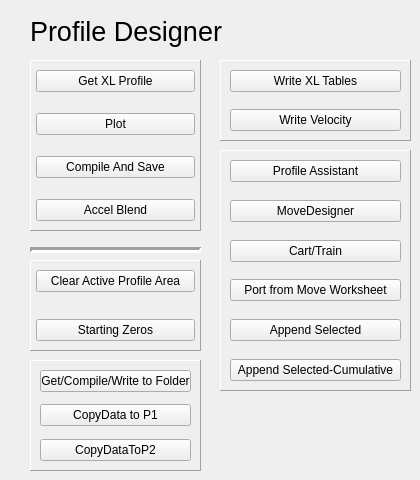
    <widget class="QWidget" name="tab">
     <property name="autoFillBackground">
      <bool>false</bool>
     </property>
     <attribute name="title">
      <string>Profile</string>
     </attribute>
     <widget class="QFrame" name="verticalFrame">
      <property name="geometry">
       <rect>
        <x>30</x>
        <y>60</y>
        <width>171</width>
        <height>171</height>
       </rect>
      </property>
      <property name="frameShape">
       <enum>QFrame::Panel</enum>
      </property>
      <property name="frameShadow">
       <enum>QFrame::Raised</enum>
      </property>
      <property name="midLineWidth">
       <number>1</number>
      </property>
      <layout class="QVBoxLayout" name="verticalLayout">
       <property name="sizeConstraint">
        <enum>QLayout::SetNoConstraint</enum>
       </property>
       <property name="leftMargin">
        <number>5</number>
       </property>
       <property name="rightMargin">
        <number>5</number>
       </property>
       <item>
        <widget class="QPushButton" name="pushButton">
         <property name="toolTip">
          <string extracomment="Gets data from TimingSpace Excel file and calculates motion profile">Gets data from TimingSpace Excel file and calculates motion profile</string>
         </property>
         <property name="text">
          <string>Get XL Profile</string>
         </property>
        </widget>
       </item>
       <item>
        <spacer name="verticalSpacer">
         <property name="orientation">
          <enum>Qt::Vertical</enum>
         </property>
         <property name="sizeHint" stdset="0">
          <size>
           <width>20</width>
           <height>40</height>
          </size>
         </property>
        </spacer>
       </item>
       <item>
        <widget class="QPushButton" name="pushButton_2">
         <property name="toolTip">
          <string>Plots Displacement, Velocity and Acceleration for current profile</string>
         </property>
         <property name="text">
          <string>Plot</string>
         </property>
        </widget>
       </item>
       <item>
        <spacer name="verticalSpacer_2">
         <property name="orientation">
          <enum>Qt::Vertical</enum>
         </property>
         <property name="sizeHint" stdset="0">
          <size>
           <width>20</width>
           <height>40</height>
          </size>
         </property>
        </spacer>
       </item>
       <item>
        <widget class="QPushButton" name="pushButton_3">
         <property name="toolTip">
          <string>Save current profiles to database</string>
         </property>
         <property name="text">
          <string>Compile And Save</string>
         </property>
        </widget>
       </item>
       <item>
        <spacer name="verticalSpacer_7">
         <property name="orientation">
          <enum>Qt::Vertical</enum>
         </property>
         <property name="sizeHint" stdset="0">
          <size>
           <width>20</width>
           <height>40</height>
          </size>
         </property>
        </spacer>
       </item>
       <item>
        <widget class="QPushButton" name="pushButton_12">
         <property name="toolTip">
          <string>Eliminate Acceleration 'Cleavage' across a Node</string>
         </property>
         <property name="text">
          <string>Accel Blend</string>
         </property>
        </widget>
       </item>
      </layout>
     </widget>
     <widget class="QLabel" name="label">
      <property name="geometry">
       <rect>
        <x>30</x>
        <y>11</y>
        <width>381</width>
        <height>41</height>
       </rect>
      </property>
      <property name="font">
       <font>
        <pointsize>20</pointsize>
       </font>
      </property>
      <property name="text">
       <string>Profile Designer</string>
      </property>
     </widget>
     <widget class="QFrame" name="verticalFrame_2">
      <property name="geometry">
       <rect>
        <x>30</x>
        <y>260</y>
        <width>171</width>
        <height>91</height>
       </rect>
      </property>
      <property name="frameShape">
       <enum>QFrame::Panel</enum>
      </property>
      <property name="frameShadow">
       <enum>QFrame::Raised</enum>
      </property>
      <layout class="QVBoxLayout" name="verticalLayout_2">
       <property name="leftMargin">
        <number>5</number>
       </property>
       <property name="rightMargin">
        <number>5</number>
       </property>
       <item>
        <widget class="QPushButton" name="pushButton_4">
         <property name="toolTip">
          <string>Clear data from TimingSpace Excel sheet to begin a new profile</string>
         </property>
         <property name="text">
          <string>Clear Active Profile Area</string>
         </property>
        </widget>
       </item>
       <item>
        <spacer name="verticalSpacer_3">
         <property name="orientation">
          <enum>Qt::Vertical</enum>
         </property>
         <property name="sizeHint" stdset="0">
          <size>
           <width>20</width>
           <height>40</height>
          </size>
         </property>
        </spacer>
       </item>
       <item>
        <widget class="QPushButton" name="pushButton_5">
         <property name="toolTip">
          <string>Auto fill in 'zeros for the first column of profile data</string>
         </property>
         <property name="text">
          <string>Starting Zeros</string>
         </property>
        </widget>
       </item>
      </layout>
     </widget>
     <widget class="QFrame" name="verticalFrame_3">
      <property name="geometry">
       <rect>
        <x>220</x>
        <y>60</y>
        <width>191</width>
        <height>81</height>
       </rect>
      </property>
      <property name="frameShape">
       <enum>QFrame::Panel</enum>
      </property>
      <property name="frameShadow">
       <enum>QFrame::Raised</enum>
      </property>
      <layout class="QVBoxLayout" name="verticalLayout_3">
       <item>
        <widget class="QPushButton" name="pushButton_6">
         <property name="toolTip">
          <string>Write Displacement, Velocity and Acceleration to Excel</string>
         </property>
         <property name="text">
          <string>Write XL Tables</string>
         </property>
        </widget>
       </item>
       <item>
        <spacer name="verticalSpacer_4">
         <property name="orientation">
          <enum>Qt::Vertical</enum>
         </property>
         <property name="sizeHint" stdset="0">
          <size>
           <width>20</width>
           <height>40</height>
          </size>
         </property>
        </spacer>
       </item>
       <item>
        <widget class="QPushButton" name="pushButton_7">
         <property name="toolTip">
          <string>Write Velocity vs Time to Excel</string>
         </property>
         <property name="text">
          <string>Write Velocity</string>
         </property>
        </widget>
       </item>
      </layout>
     </widget>
     <widget class="QFrame" name="verticalFrame_4">
      <property name="geometry">
       <rect>
        <x>220</x>
        <y>150</y>
        <width>191</width>
        <height>241</height>
       </rect>
      </property>
      <property name="frameShape">
       <enum>QFrame::Panel</enum>
      </property>
      <property name="frameShadow">
       <enum>QFrame::Raised</enum>
      </property>
      <layout class="QVBoxLayout" name="verticalLayout_4">
       <item>
        <widget class="QPushButton" name="ProfileAssistantButton">
         <property name="toolTip">
          <string>Helps Calculate and Build Current Profile</string>
         </property>
         <property name="text">
          <string>Profile Assistant</string>
         </property>
        </widget>
       </item>
       <item>
        <spacer name="verticalSpacer_5">
         <property name="orientation">
          <enum>Qt::Vertical</enum>
         </property>
         <property name="sizeHint" stdset="0">
          <size>
           <width>20</width>
           <height>40</height>
          </size>
         </property>
        </spacer>
       </item>
       <item>
        <widget class="QPushButton" name="pushButton_8">
         <property name="toolTip">
          <string>Launch Graphical Profile Designer</string>
         </property>
         <property name="text">
          <string>MoveDesigner</string>
         </property>
        </widget>
       </item>
       <item>
        <spacer name="verticalSpacer_10">
         <property name="orientation">
          <enum>Qt::Vertical</enum>
         </property>
         <property name="sizeHint" stdset="0">
          <size>
           <width>20</width>
           <height>40</height>
          </size>
         </property>
        </spacer>
       </item>
       <item>
        <widget class="QPushButton" name="pushButton_Indexing">
         <property name="enabled">
          <bool>true</bool>
         </property>
         <property name="text">
          <string>Cart/Train</string>
         </property>
         <property name="iconSize">
          <size>
           <width>20</width>
           <height>26</height>
          </size>
         </property>
        </widget>
       </item>
       <item>
        <spacer name="verticalSpacer_12">
         <property name="orientation">
          <enum>Qt::Vertical</enum>
         </property>
         <property name="sizeHint" stdset="0">
          <size>
           <width>20</width>
           <height>40</height>
          </size>
         </property>
        </spacer>
       </item>
       <item>
        <widget class="QPushButton" name="PortFromWorksheetButton">
         <property name="text">
          <string>Port from Move Worksheet</string>
         </property>
        </widget>
       </item>
       <item>
        <spacer name="verticalSpacer_6">
         <property name="orientation">
          <enum>Qt::Vertical</enum>
         </property>
         <property name="sizeHint" stdset="0">
          <size>
           <width>20</width>
           <height>40</height>
          </size>
         </property>
        </spacer>
       </item>
       <item>
        <widget class="QPushButton" name="AppendSelectedButton">
         <property name="text">
          <string>Append Selected</string>
         </property>
        </widget>
       </item>
       <item>
        <spacer name="verticalSpacer_17">
         <property name="orientation">
          <enum>Qt::Vertical</enum>
         </property>
         <property name="sizeHint" stdset="0">
          <size>
           <width>20</width>
           <height>40</height>
          </size>
         </property>
        </spacer>
       </item>
       <item>
        <widget class="QPushButton" name="pushButton_18">
         <property name="text">
          <string>Append Selected-Cumulative</string>
         </property>
        </widget>
       </item>
      </layout>
     </widget>
     <widget class="Line" name="line">
      <property name="geometry">
       <rect>
        <x>30</x>
        <y>240</y>
        <width>171</width>
        <height>20</height>
       </rect>
      </property>
      <property name="lineWidth">
       <number>3</number>
      </property>
      <property name="orientation">
       <enum>Qt::Horizontal</enum>
      </property>
     </widget>
     <widget class="QFrame" name="verticalFrame_4">
      <property name="geometry">
       <rect>
        <x>30</x>
        <y>360</y>
        <width>171</width>
        <height>111</height>
       </rect>
      </property>
      <property name="frameShape">
       <enum>QFrame::Panel</enum>
      </property>
      <property name="frameShadow">
       <enum>QFrame::Raised</enum>
      </property>
      <layout class="QVBoxLayout" name="verticalLayout_10">
       <item>
        <widget class="QPushButton" name="GCWbutton">
         <property name="text">
          <string>Get/Compile/Write to Folder</string>
         </property>
        </widget>
       </item>
       <item>
        <spacer name="verticalSpacer_13">
         <property name="orientation">
          <enum>Qt::Vertical</enum>
         </property>
         <property name="sizeHint" stdset="0">
          <size>
           <width>20</width>
           <height>40</height>
          </size>
         </property>
        </spacer>
       </item>
       <item>
        <widget class="QPushButton" name="pushButton_16">
         <property name="text">
          <string>CopyData to P1</string>
         </property>
        </widget>
       </item>
       <item>
        <spacer name="verticalSpacer_16">
         <property name="orientation">
          <enum>Qt::Vertical</enum>
         </property>
         <property name="sizeHint" stdset="0">
          <size>
           <width>20</width>
           <height>40</height>
          </size>
         </property>
        </spacer>
       </item>
       <item>
        <widget class="QPushButton" name="pushButton_17">
         <property name="text">
          <string>CopyDataToP2</string>
         </property>
        </widget>
       </item>
      </layout>
     </widget>
    </widget>
